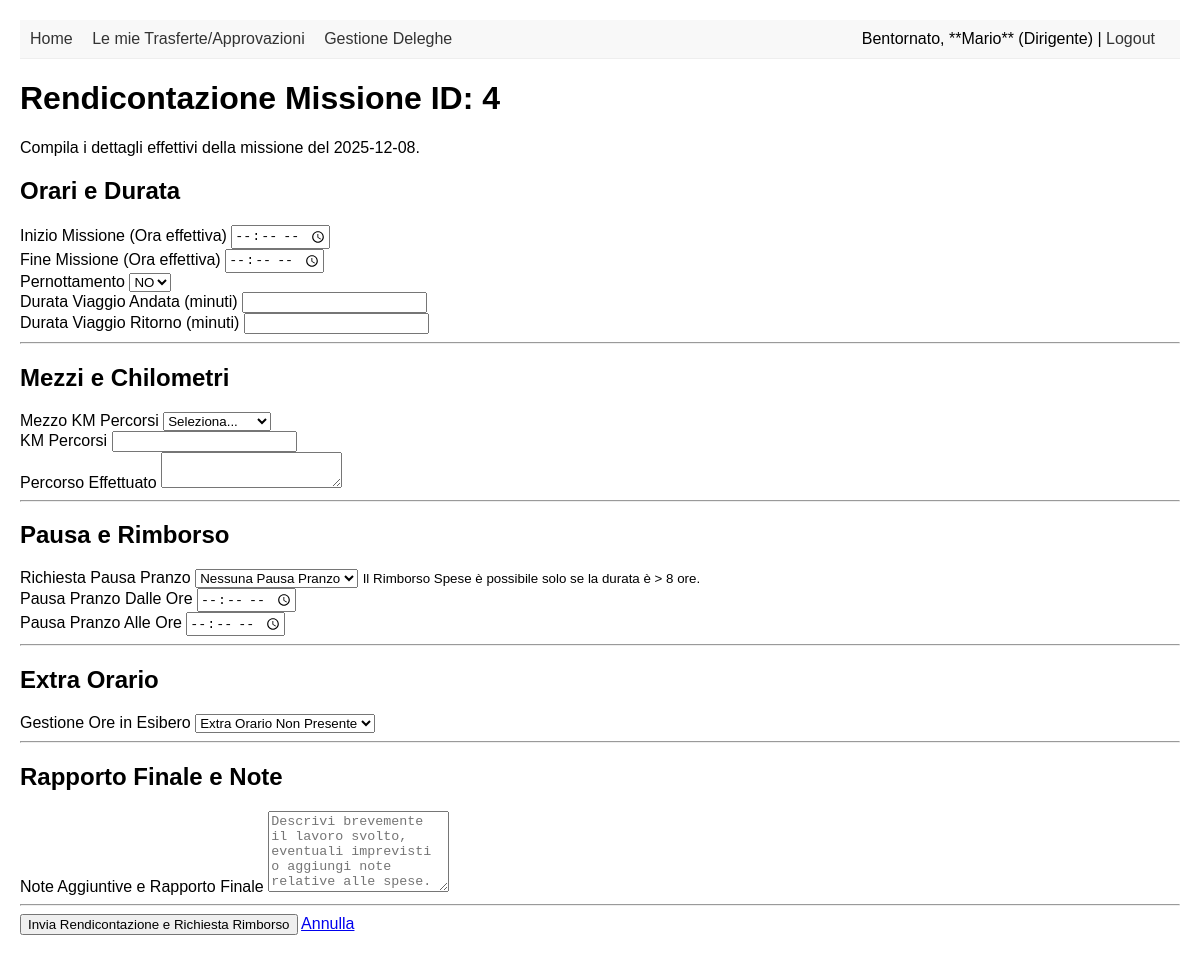
The app's page /rendiconta_trasferta/4 (signed in) with its own data.
### models.py (models this page shows, shortened)
class Dipendente(UserMixin, db.Model):
    __tablename__ = 'dipendente'
    id = db.Column(db.Integer, primary_key=True)
    nome = db.Column(db.String(100), nullable=False)
    cognome = db.Column(db.String(100), nullable=False)
    email = db.Column(db.String(120), unique=True, nullable=False)
    password_hash = db.Column(db.String(128), nullable=False)
    ruolo = db.Column(db.String(50), nullable=False, default='Dipendente') # Dipendente, Dirigente, Amministrazione
    id_dirigente = db.Column(db.Integer, db.ForeignKey('dipendente.id'), nullable=True)
    dirigente_responsabile = db.relationship(
        'Dipendente',
        remote_side=[id],
        back_populates='sottoposti',
        foreign_keys=[id_dirigente]
    )
    sottoposti = db.relationship(
        'Dipendente',
        back_populates='dirigente_responsabile',
        lazy='dynamic',
        foreign_keys=[id_dirigente]
    )
    trasferte_richieste = db.relationship(
        'Trasferta',
        back_populates='richiedente',
        foreign_keys='Trasferta.id_dipendente', # Specificare la foreign key qui aiuta a prevenire conflitti
        lazy=True
    )
    trasferte_approvate = db.relationship(
        'Trasferta',
        back_populates='approvatore_pre',
        foreign_keys='Trasferta.id_approvatore_pre',
        lazy='dynamic'
    )
    spese_approvate = db.relationship(
        'Trasferta',
        back_populates='approvatore_post', # Deve corrispondere a Trasferta.approvatore_post
        foreign_keys='Trasferta.id_approvatore_post', # Deve corrispondere a Trasferta.id_approvatore_post
        lazy='dynamic'
    )
    deleghe_date = db.relationship(
        'Delega',
        foreign_keys='Delega.id_delegante',
        back_populates='delegante',
        lazy='dynamic'
    )
    deleghe_ricevute = db.relationship(
        'Delega',
        foreign_keys='Delega.id_delegato',
        back_populates='delegato',
        lazy='dynamic'
    )

class Trasferta(db.Model):
    __tablename__ = 'trasferta'
    id = db.Column(db.Integer, primary_key=True)
    giorno_missione = db.Column(db.Date, nullable=False)
    inizio_missione_ora = db.Column(db.Time, nullable=True)
    missione_presso = db.Column(db.Text, nullable=False)
    motivo_missione = db.Column(db.Text, nullable=True)
    utilizzo_mezzo = db.Column('utilizzo_mezzo', db.String(10), default='No')
    aut_extra_orario = db.Column('aut_extra_orario', db.String(10), default='No')
    aut_timbratura_entrata = db.Column(db.Time, nullable=True)
    aut_timbratura_uscita = db.Column(db.Time, nullable=True)
    motivo_timbratura = db.Column(db.Text, nullable=True)
    note_premissione = db.Column(db.Text, nullable=True)
    ora_inizio_effettiva = db.Column(db.Time, nullable=True)
    ora_fine_effettiva = db.Column(db.Time, nullable=True)
    durata_totale_ore = db.Column(db.Integer, nullable=True) # Campo calcolato, lo aggiorneremo dopo
    pernotto = db.Column(db.Boolean, default=False, nullable=True)
    durata_viaggio_andata_min = db.Column(db.Integer, nullable=True) # Convertito in minuti per semplicità
    durata_viaggio_ritorno_min = db.Column(db.Integer, nullable=True)
    km_percorsi = db.Column(db.Float, nullable=True)
    mezzo_km_percorsi = db.Column(db.String(50), nullable=True) # MEZZI GRATUITI, FERROVIA, MEZZI PROPRI, etc.
    percorso_effettuato = db.Column(db.Text, nullable=True)
    richiesta_pausa_pranzo = db.Column(db.String(50), nullable=True) # NESSUNA, BUONO PASTO, RIMBORSO SPESE
    pausa_pranzo_dalle = db.Column(db.Time, nullable=True)
    pausa_pranzo_alle = db.Column(db.Time, nullable=True)
    extra_orario = db.Column(db.String(50), nullable=True) # PLUS ORARIO, LAVORO STRAORDINARIO, RECUPERO TASTO 4
    note_rendicontazione = db.Column(db.Text, nullable=True)
    rapporto_finale = db.Column(db.Text, nullable=True)
    stato_post_missione = db.Column(db.String(50), default='N/A', nullable=False) # In attesa, Da rimborsare, Rimborso negato
    data_approvazione_post = db.Column(db.DateTime, nullable=True)
    id_approvatore_post = db.Column(db.Integer, db.ForeignKey('dipendente.id'), nullable=True)
    id_dipendente = db.Column(db.Integer, db.ForeignKey('dipendente.id'), nullable=False)
    id_dirigente = db.Column(db.Integer, db.ForeignKey('dipendente.id'), nullable=False)
    stato_pre_missione = db.Column(db.String(50), default='In attesa', nullable=False)
    data_approvazione_pre = db.Column(db.DateTime, nullable=True) # Quando la decisione è stata presa
    id_approvatore_pre = db.Column(db.Integer, db.ForeignKey('dipendente.id'), nullable=True)
    richiedente = db.relationship(
        'Dipendente',
        back_populates='trasferte_richieste',
        foreign_keys=[id_dipendente]
    )
    approvatore_pre = db.relationship(
        'Dipendente',
        back_populates='trasferte_approvate',
        foreign_keys=[id_approvatore_pre]
    )
    approvatore_post = db.relationship(
        'Dipendente',
        back_populates='spese_approvate',
        foreign_keys=[id_approvatore_post]
    )

### app.py (the view, shortened to what this page needs)
@app.route('/rendiconta_trasferta/<int:trasferta_id>', methods=['GET', 'POST'])
@login_required
def rendiconta_trasferta(trasferta_id):
    trasferta = Trasferta.query.get_or_404(trasferta_id)
    if trasferta.id_dipendente != current_user.id or trasferta.stato_pre_missione != 'Approvata':
        flash('Non puoi rendicontare questa missione.', 'danger')
        return redirect(url_for('mie_trasferte'))
    if trasferta.stato_post_missione != 'N/A':
        flash(f'Rendicontazione già inviata ({trasferta.stato_post_missione}).', 'warning')
        return redirect(url_for('mie_trasferte'))
    return render_template('rendiconta_trasferta.html', trasferta=trasferta)

### app.py (called while the page is built)
@login_manager.user_loader
def load_user(user_id):
    return Dipendente.query.options(
        joinedload(Dipendente.dirigente_responsabile)
    ).get(int(user_id))

### templates/rendiconta_trasferta.html (shortened to what this page needs)
{% extends "base.html" %}
{% block content %}
<h1>Rendicontazione Missione ID: {{ trasferta.id }}</h1>
<p class="lead">Compila i dettagli effettivi della missione del {{ trasferta.giorno_missione.strftime('%Y-%m-%d') }}.
</p>
<form method="POST">
    <h2>Orari e Durata</h2>
    <div class="row mb-3">
        <div class="col-md-3">
            <label for="ora_inizio_effettiva" class="form-label">Inizio Missione (Ora effettiva)</label>
            <input type="time" class="form-control" id="ora_inizio_effettiva" name="ora_inizio_effettiva" required>
        </div>
        <div class="col-md-3">
            <label for="ora_fine_effettiva" class="form-label">Fine Missione (Ora effettiva)</label>
            <input type="time" class="form-control" id="ora_fine_effettiva" name="ora_fine_effettiva" required>
        </div>
        <div class="col-md-3">
            <label for="pernotto" class="form-label">Pernottamento</label>
            <select class="form-select" id="pernotto" name="pernotto">
                <option value="no">NO</option>
            </select>
        </div>
    </div>
    <div class="row mb-3">
        <div class="col-md-3">
            <label for="durata_viaggio_andata" class="form-label">Durata Viaggio Andata (minuti)</label>
            <input type="number" class="form-control" id="durata_viaggio_andata" name="durata_viaggio_andata">
        </div>
        <div class="col-md-3">
            <label for="durata_viaggio_ritorno" class="form-label">Durata Viaggio Ritorno (minuti)</label>
            <input type="number" class="form-control" id="durata_viaggio_ritorno" name="durata_viaggio_ritorno">
        </div>
    </div>
    <hr>
    <h2>Mezzi e Chilometri</h2>
    <div class="mb-3">
        <label for="mezzo_km_percorsi" class="form-label">Mezzo KM Percorsi</label>
        <select class="form-select" id="mezzo_km_percorsi" name="mezzo_km_percorsi" required>
            <option value="">Seleziona...</option>
        </select>
    </div>
    <div class="mb-3">
        <label for="km_percorsi" class="form-label">KM Percorsi</label>
        <input type="number" step="0.1" class="form-control" id="km_percorsi" name="km_percorsi">
    </div>
    <div class="mb-3">
        <label for="percorso_effettuato" class="form-label">Percorso Effettuato</label>
        <textarea class="form-control" id="percorso_effettuato" name="percorso_effettuato" rows="2" required></textarea>
    </div>
    <hr>
    <h2>Pausa e Rimborso</h2>
    <div class="mb-3">
        <label for="richiesta_pausa_pranzo" class="form-label">Richiesta Pausa Pranzo</label>
        <select class="form-select" id="richiesta_pausa_pranzo" name="richiesta_pausa_pranzo" required>
            <option value="NESSUNA PAUSA PRANZO">Nessuna Pausa Pranzo</option>
        </select>
        <small class="form-text text-muted">Il Rimborso Spese è possibile solo se la durata è > 8 ore.</small>
    </div>
    <div class="row mb-3">
        <div class="col-md-3">
            <label for="pausa_pranzo_dalle" class="form-label">Pausa Pranzo Dalle Ore</label>
            <input type="time" class="form-control" id="pausa_pranzo_dalle" name="pausa_pranzo_dalle">
        </div>
        <div class="col-md-3">
            <label for="pausa_pranzo_alle" class="form-label">Pausa Pranzo Alle Ore</label>
            <input type="time" class="form-control" id="pausa_pranzo_alle" name="pausa_pranzo_alle">
        </div>
    </div>
    <hr>
    <h2>Extra Orario</h2>
    <div class="mb-3">
        <label for="extra_orario" class="form-label">Gestione Ore in Esibero</label>
        <select class="form-select" id="extra_orario" name="extra_orario" required>
            <option value="EXTRA ORARIO NON PRESENTE">Extra Orario Non Presente</option>
        </select>
    </div>
    <hr>
    <h2>Rapporto Finale e Note</h2>
    <div class="mb-3">
        <label for="note_rendicontazione" class="form-label">Note Aggiuntive e Rapporto Finale</label>
        <textarea class="form-control" id="note_rendicontazione" name="note_rendicontazione" rows="5"
            placeholder="Descrivi brevemente il lavoro svolto, eventuali imprevisti o aggiungi note relative alle spese.">{{ trasferta.note_rendicontazione or '' }}</textarea>
    </div>
    <hr>
    <button type="submit" class="btn btn-primary">Invia Rendicontazione e Richiesta Rimborso</button>
    <a href="{{ url_for('mie_trasferte') }}" class="btn btn-secondary">Annulla</a>
</form>
{% endblock %}

### templates/base.html (shortened to what this page needs)
<!DOCTYPE html>
<html lang="it">
<head>
</head>
<body>
    <div class="navbar">
        <a href="{{ url_for('index') }}">Home</a>
        {% if current_user.is_authenticated %}
            <a href="{{ url_for('mie_trasferte') }}">Le mie Trasferte/Approvazioni</a>
            {% if current_user.ruolo == 'Dirigente' %}
                <a href="{{ url_for('gestisci_deleghe') }}">Gestione Deleghe</a>
            {% endif %}
            <span style="float: right;">
                Bentornato, **{{ current_user.nome }}** ({{ current_user.ruolo }}) |
                <a href="{{ url_for('logout') }}">Logout</a>
            </span>
        {% else %}
            <a href="{{ url_for('login') }}">Login</a>
            <a href="{{ url_for('register') }}">Registrati</a>
        {% endif %}
    </div>
    <div class="content">
        {% block content %}{% endblock %}
    </div>
</body>
</html>

### templates/base.html (style rules this page uses)
body { font-family: Arial, sans-serif; margin: 20px; }
.navbar { background-color: #f8f8f8; padding: 10px; border-bottom: 1px solid #eee; margin-bottom: 20px; }
.navbar a { margin-right: 15px; text-decoration: none; color: #333; }

### records on screen
Dipendente: nome "Mario", ruolo "Dirigente"
Trasferta: id "4", giorno_missione "2025-12-08"
